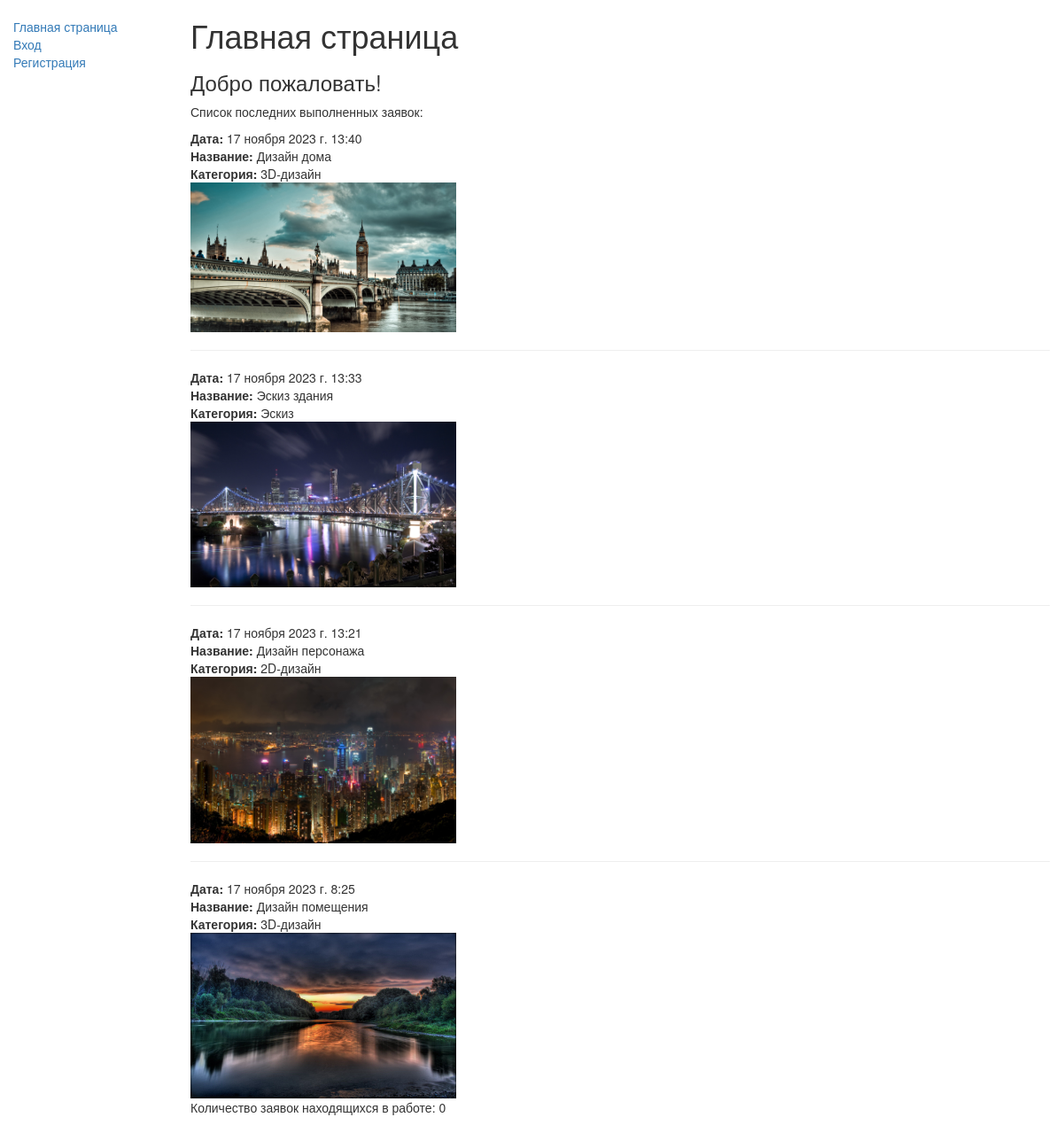
The app's page /applications/ with its own data.
### applications/models.py (models this page shows, shortened)
class Application(models.Model):
    date_app = models.DateTimeField(verbose_name="Временная метка", auto_now_add=True)
    name_app = models.CharField(verbose_name="Название", max_length=50, blank=False)
    desc_app = models.CharField(verbose_name="Описание", max_length=200, blank=False)
    category = models.ForeignKey(CategoryApplication, on_delete=models.CASCADE, blank=False)
    image_app = models.ImageField(verbose_name="Фотография", upload_to='images/', blank=False)
    user = models.ForeignKey(AdvUser, on_delete=models.CASCADE, verbose_name="Пользователь")
    STATUS_CHOICES = (
        ('Н', 'Новая'),
        ('П', 'Принята в работу'),
        ('В', 'Выполнено'),
    )
    status_app = models.CharField(verbose_name="Статус заявки", max_length=1, choices=STATUS_CHOICES, blank=False,
                                  default='Н')

class CategoryApplication(models.Model):
    cat_name = models.CharField(verbose_name="Категория", max_length=100, blank=False)
    def __str__(self):
        return self.cat_name

### applications/views.py (the view)
# urls.py: path('', views.index, name='index'),
def index(request):
    num_applications = Application.objects.filter(status_app__exact='П').count()
    num_complete = Application.objects.filter(status_app__exact='В').order_by('-date_app')[:4]
    context = {
        'num_applications': num_applications,
        'num_complete': num_complete
    }
    return render(request, 'applications/index.html', context)

### applications/templates/applications/index.html (shortened to what this page needs)
{% extends "base.html" %}
{% block content %}
    <h1>Главная страница</h1>
    <h3>Добро пожаловать!</h3>
    {% if num_complete %}
    <p>Список последних выполненных заявок:</p>
    {% for app in num_complete %}
        <li><strong>Дата:</strong> {{app.date_app}}</li>
        <li><strong>Название:</strong> {{app.name_app}}</li>
        <li><strong>Категория:</strong> {{app.category}}</li>
        <li><img class="img" src="/media/{{ app.image_app }}"></li>
        {% if not forloop.last %}<hr>{% endif %}
    {% endfor %}
    {% else %}
    <p>На данный момент выполненных заявок нет</p>
    {% endif %}
    <p>Количество заявок находящихся в работе: {{ num_applications }}</p>
{% endblock %}

### applications/templates/base.html (shortened to what this page needs)
<!DOCTYPE html>
<html lang="en">
<head>
    <link
      rel="stylesheet"
      href="https://maxcdn.bootstrapcdn.com/bootstrap/3.3.7/css/bootstrap.min.css" />
    {% load static %}
    <link rel="stylesheet" href="{% static 'applications/style.css'%}"/>
</head>
<body>
    <div class="container-fluid">
      <div class="row">
        <div class="col-sm-2">
          {% block sidebar %}
            <ul class="sidebar-nav">
              <li><a href="{% url 'index' %}">Главная страница</a></li>
              {% if user.is_authenticated %}
                <li><a href="">Личный кабинет</a></li>
                <li><a href="{% url 'logout' %}?next={% url 'index' %}">Выход</a></li>
              {% else %}
                <li><a href="{% url 'login' %}">Вход</a></li>
                <li><a href="{% url 'register' %}">Регистрация</a></li>
              {% endif %}
            </ul>
          {% endblock %}
        </div>
        <div class="col-sm-10 ">{% block content %}{% endblock %}</div>
      </div>
    </div>
</body>
</html>

### applications/static/applications/style.css (style rules this page uses)
.sidebar-nav { margin-top: 20px; padding: 0; list-style: none; }
.img { width: 300px; max-height: 300px; }
ul, ol, li { list-style: none; }

### records on screen
Application: date_app "17 ноября 2023 г. 13:40", name_app "Дизайн дома", category "3D-дизайн", image_app (picture)
Application: date_app "17 ноября 2023 г. 13:33", name_app "Эскиз здания", category "Эскиз", image_app (picture)
Application: date_app "17 ноября 2023 г. 13:21", name_app "Дизайн персонажа", category "2D-дизайн", image_app (picture)
Application: date_app "17 ноября 2023 г. 8:25", name_app "Дизайн помещения", category "3D-дизайн", image_app (picture)

### other values on screen
{{ num_applications }} "0"
